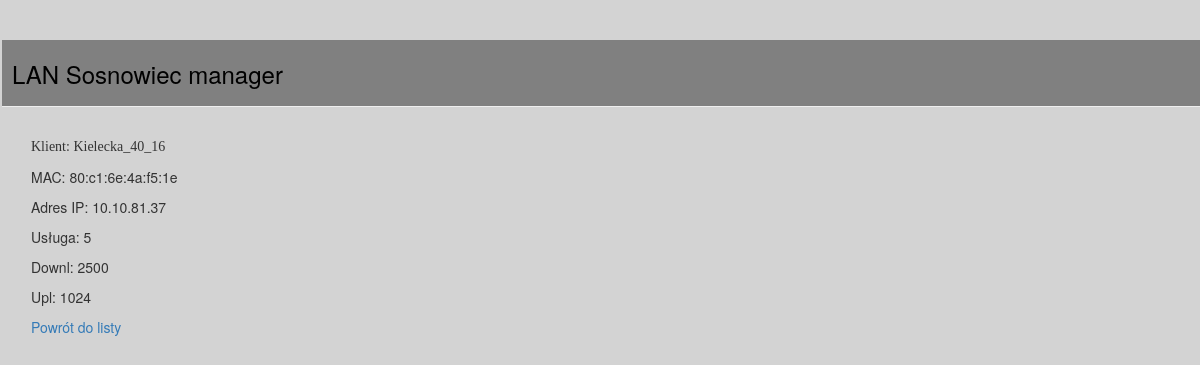
The app's page /client/info/849/ with its own data.
### clients/models.py (models this page shows, shortened)
class Auth_record(models.Model):
    loc_file = models.CharField(max_length = 50)
    cl_address = models.CharField(max_length = 50)
    mac = models.CharField(max_length = 17)
    ip_add = models.CharField(max_length = 15)
    kl_service = models.CharField(max_length = 1)
    downl = models.CharField(max_length = 6)
    upl = models.CharField(max_length = 6)
    class Meta:
        db_table = "LAN_Sosnowiec_klienci"

### clients/views.py (the view)
# urls.py: url(r'^client/info/(?P<pk>[0-9]+)/$', views.client_info, name='client_info'),
def client_info(request, pk):
        client = get_object_or_404(Auth_record, pk=pk)
        return render(request, 'clients/client_info.html', {'client': client})

### clients/templates/clients/client_info.html
<!DOCTYPE html>
{% extends 'clients/base.html' %}
{% block content %}
<p><div class="add">Klient: {{client.cl_address}}</div></p>
<p>MAC: {{client.mac}}</p>
<p>Adres IP: {{client.ip_add}}</p>
<p>Usługa: {{client.kl_service}}</p>
<p>Downl: {{client.downl}}</p>
<p>Upl: {{client.upl}}</p>
<a href="{%url 'clients_list'%}"> Powrót do listy </a>
{% endblock content %}

### static/css/LAN1.css (style rules this page uses)
.add { font-family: bold; }
.backgr { padding-left: 2px; background-color: lightgrey; }

### records on screen
Auth_record: cl_address "Kielecka_40_16", mac "80:c1:6e:4a:f5:1e", ip_add "10.10.81.37", kl_service "5", downl "2500", upl "1024"
